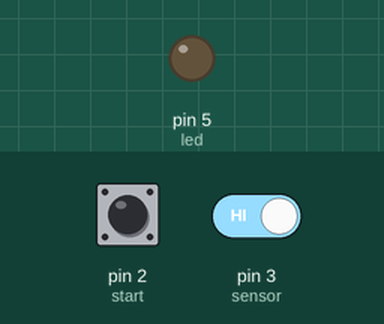
Recording of a sketch running on a simulated Arduino Uno, built with avr-gcc and run on an emulated ATmega328P. Parts: output pins drawn as LEDs (lit = HIGH). The test bench sets the inputs (shaded band); at power-on: pin 2 (start) HIGH, pin 3 (sensor) HIGH.

Above: at 1.2 s.
1.3 s: pin 2 (start) pulled LOW for 0.15 s
At 2.5 s:
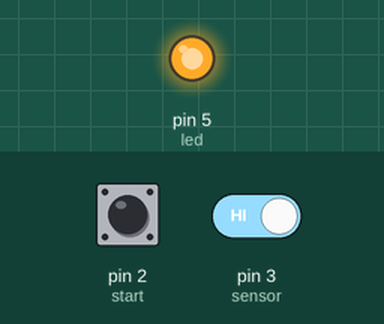
2.9 s: pin 3 (sensor) driven LOW
At 4.4 s:
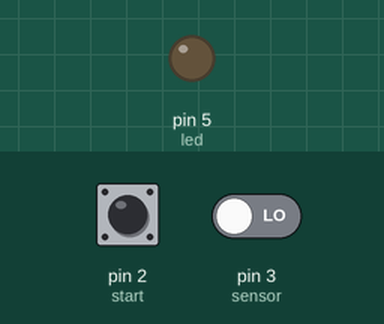
5.9 s: pin 3 (sensor) driven HIGH
At 6.4 s:
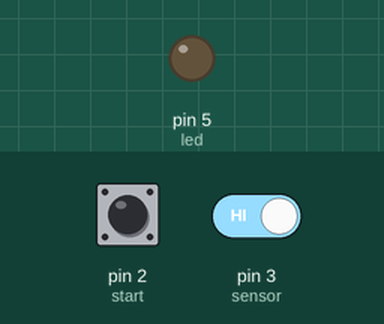
Timing chart, 0 to 8.9 s (numbered marks = the images above; inputs shaded):
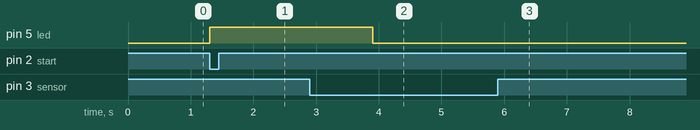

Measured:
- after the input at 1.3 s, pin 5 (led): LOW → HIGH at once
- after the input at 2.9 s, pin 5 (led): HIGH → LOW after 1.0 s
- after the input at 5.9 s, pin 5 (led): stops changing and stays LOW

The sketch:

EsteiraContagem.ino
```cpp
const int start = 2;
const int sensor = 3;
const int led = 5;

int cont = 0;
bool rodando = false;
unsigned long pausa = 0;

void setup(){
  pinMode(start, INPUT_PULLUP);
  pinMode(sensor, INPUT_PULLUP);
  pinMode(led, OUTPUT);
}

void loop(){
  if(digitalRead(start)==LOW) rodando=true;

  if(rodando){
    digitalWrite(led,HIGH);

    if(digitalRead(sensor)==LOW){
      cont++;
      delay(200);
    }

    if(cont%5==0 && cont!=0){
      digitalWrite(led,LOW);
      delay(3000);
    }

    if(cont>=20){
      rodando=false;
      digitalWrite(led,LOW);
    }
  }
}
```
